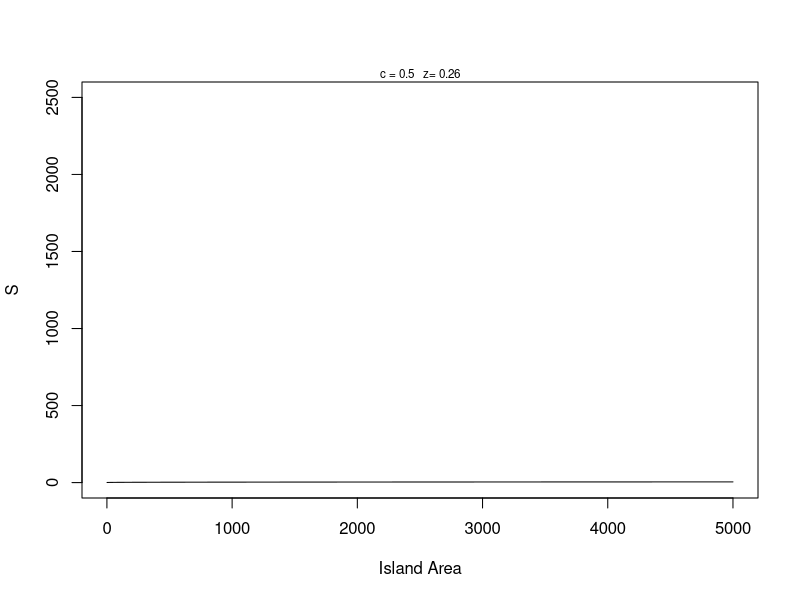
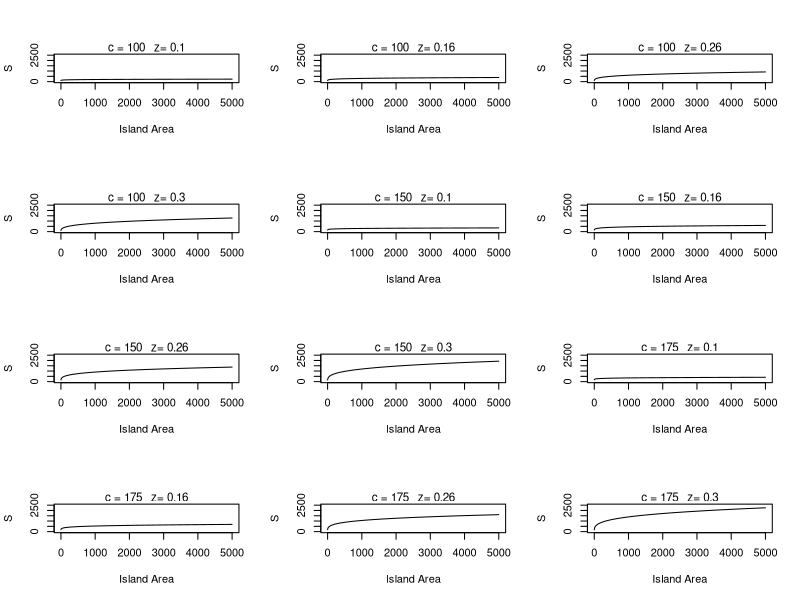
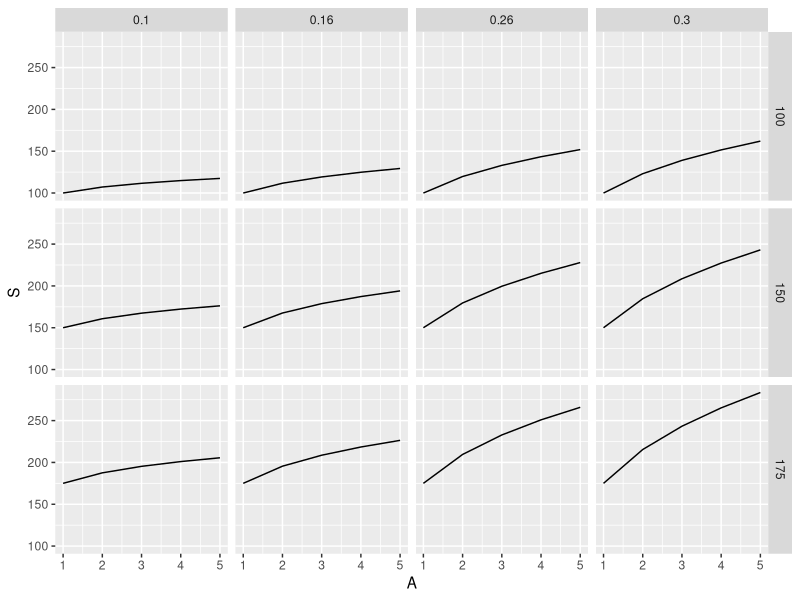
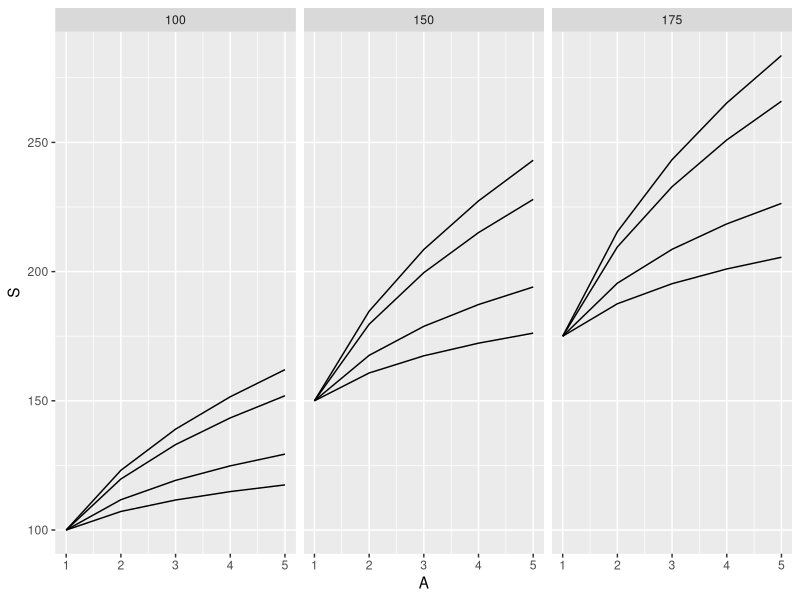
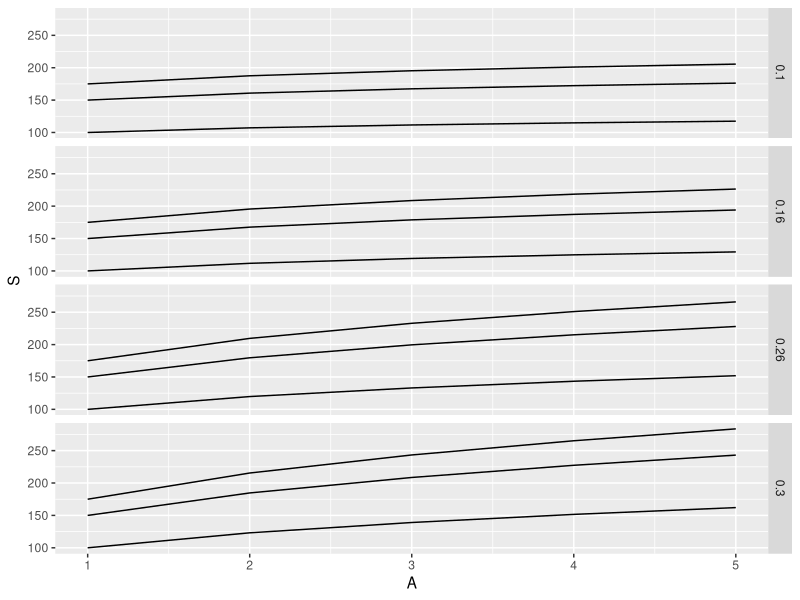

Write R code to recreate these figures, in order.
# --------------------------------------
# writing functions for equations and sweeping over parameters
# 23 Mar 2020
# NJG
# --------------------------------------
#
library(ggplot2)

# S=cA^z describes species-area relationship

# --------------------------------------
# FUNCTION species_area_curve
# description: creates a power function for S and A
# inputs: A is a vector of island areas
#         c is the intercept constant
#         z is the slope constant
# outputs: S is a vector of species richness
########################################
species_area_curve <- function(A=1:5000,
                               c=0.5,
                               z=0.26) {

S <- c*(A^z)
return(S)

} # end of species_area_curve
# --------------------------------------
head(species_area_curve())

# --------------------------------------
# FUNCTION species_area_plot
# description: plots species area curves with paramater values
# inputs: A = vector of areas
#         c = single value for c parameter
#         z = single value for z parameter
# outputs: smoothed curve with parameters printed in graph
########################################
species_area_plot <- function(A=1:5000,
                              c=0.5,
                              z=0.26) {

plot(x=A,y=species_area_curve(A,c,z),
     type="l",
     xlab="Island Area",
     ylab="S",
     ylim=c(0,2500))
  mtext(paste("c =",c,"  z=",z),cex=0.7)
# return("Checking...species_area_plot")

} # end of species_area_plot
# --------------------------------------
species_area_plot()

# build a grid of plots!

# global variables
c_pars <- c(100,150,175)
z_pars <- c(0.10,0.16,0.26,0.30)
par(mfrow=c(4,3))

for (i in seq_along(c_pars)) {
  for (j in seq_along(z_pars)) {
    species_area_plot(c=c_pars[i],z=z_pars[j])
  }
}

# expand.grid --------------------------------------
expand.grid(c_pars,z_pars)

# --------------------------------------
# FUNCTION sa_output
# description: summary stats for species-area power function
# inputs: vector of predicted species richness values
# outputs: list if max-min, coefficient of variation
########################################
sa_output <- function(S=runif(10)) {

sum_stats <- list(s_gain=max(S)-min(S),
                  s_cv=sd(S)/mean(S))
return(sum_stats)

} # end of sa_output
# --------------------------------------
sa_output()

# build program body --------------------------------------

# Global variables
Area <- 1:5000
c_pars <- c(100,150,175)
z_pars <- c(0.10, 0.16, 0.26, 0.30)

# set up model data frame
model_frame <- expand.grid(c=c_pars,z=z_pars)
str(model_frame)
model_frame$SGain <- NA
model_frame$SCV <- NA
head(model_frame)

# cycle through model calculations
for (i in 1:nrow(model_frame)) {
  
  # generate S vector
  temp1 <- species_area_curve(A=Area,
                              c=model_frame[i,1],
                              z=model_frame[i,2])
  #calculate output stats
  temp2 <- sa_output(temp1)
  
  # pass results to columns in data frame
  model_frame[i,c(3,4)] <- temp2
  
}
print(model_frame)

# parameter sweep redux with ggplot graphics

area <- 1:5
c_pars <- c(100,150,175)
z_pars <- c(0.10, 0.16, 0.26, 0.30)

# set up model frame
model_frame <- expand.grid(c=c_pars,
                           z=z_pars,
                           A=area)
head(model_frame)
length(model_frame)
nrow(model_frame)

# add response variable
model_frame$S <- NA

# loop through paramaters and fill with sa function

for (i in 1:length(c_pars)) {
  for (j in 1:length(z_pars)) {
    model_frame[model_frame$c==c_pars[i] & model_frame$z==z_pars[j],"S"] <- 
      species_area_curve(A=area,c=c_pars[i], z=z_pars[j])
  }
}
  head(model_frame)
  
   p1 <- ggplot(data=model_frame)
   p1 + geom_line(mapping=aes(x=A,y=S)) +
     facet_grid(c~z)
                
    p2 <- p1            
    p2 + geom_line(mapping=aes(x=A,y=S,group=z)) +
      facet_grid(.~c)
                
     p3 <- p1           
     p3 + geom_line(mapping=aes(x=A,y=S,group=c)) +
       facet_grid(z~.)
                
                
                
                
                
                
                
                
                